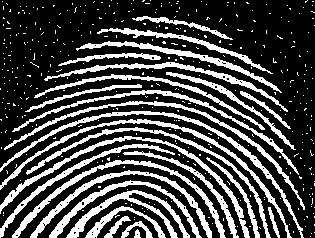
#> input picture Monitoria/img/noisy-fingerprint.tif, 315 x 238 px, found by its file name
$ python aula_13.py
#> lines starting #> are read from the running program, lines starting #| are printed output that depends on the picture; after the words box and inside, x2 and y2 are one past the last pixel; in counts of white or black regions, pixels touching at a corner belong together
import cv2 as cv
import numpy as np
import matplotlib.pyplot as plt

noisy = cv.imread('img/noisy-fingerprint.tif', cv.IMREAD_GRAYSCALE)
#> noisy: shape (238, 315); 28.5% white; 414 white regions (387 under 20 px), largest, box (x1, y1, x2, y2) and area: (0, 111, 304, 238) 1388, (0, 136, 250, 238) 1372, (0, 119, 292, 238) 1337
kernel = np.ones((3,3), np.uint8)
noisy_o = cv.morphologyEx(noisy, cv.MORPH_OPEN, kernel)
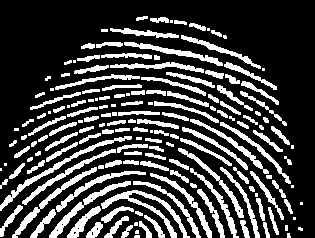
#> noisy_o: shape (238, 315); 25.3% white; 167 white regions (33 under 20 px), largest, box (x1, y1, x2, y2) and area: (101, 190, 190, 238) 786, (0, 136, 132, 211) 677, (49, 181, 131, 238) 578
noisy_oc = cv.morphologyEx(noisy_o, cv.MORPH_CLOSE, kernel)
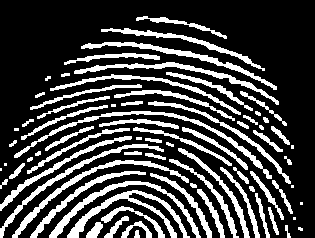
#> noisy_oc: shape (238, 315); 25.9% white; 75 white regions (11 under 20 px), largest, box (x1, y1, x2, y2) and area: (67, 190, 190, 238) 1113, (14, 111, 272, 179) 1082, (49, 181, 201, 238) 979

plt.subplot(131)
plt.imshow(noisy, cmap = 'gray')
plt.title('Original')
plt.subplot(132)
plt.imshow(noisy_o, cmap = 'gray')
plt.title('Opened')
plt.subplot(133)
plt.imshow(noisy_oc, cmap = 'gray')
plt.title('Opened and closed')
plt.show()
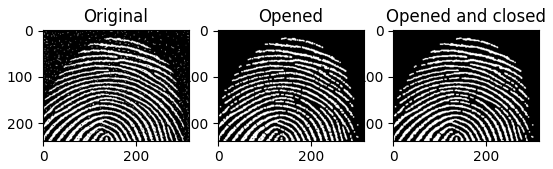
#> figure drawn by matplotlib, 3 panels

$ run again, with Monitoria/img/DisksAndBars.tif copied over Monitoria/img/noisy-fingerprint.tif
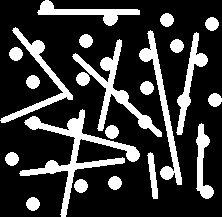
#> input picture Monitoria/img/DisksAndBars.tif, 222 x 217 px, found by its file name
#> noisy: shape (217, 222); 22.2% white; 22 white regions, largest, box (x1, y1, x2, y2) and area: (19, 109, 140, 217) 2271, (72, 39, 162, 137) 1502, (139, 30, 182, 185) 1227
#> noisy_o: shape (217, 222); 22.2% white; 22 white regions, largest, box (x1, y1, x2, y2) and area: (20, 110, 140, 217) 2266, (73, 40, 162, 137) 1498, (139, 31, 182, 185) 1225
#> `noisy_oc = cv.morphologyEx(noisy_o, cv.MORPH_CLOSE, kernel)`:
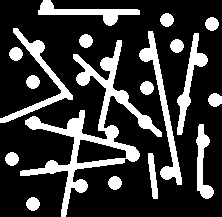
#> noisy_oc: shape (217, 222); 22.5% white; 18 white regions, largest, box (x1, y1, x2, y2) and area: (20, 40, 162, 217) 4289, (139, 31, 182, 185) 1243, (0, 28, 73, 123) 1092
#> `plt.show()`:
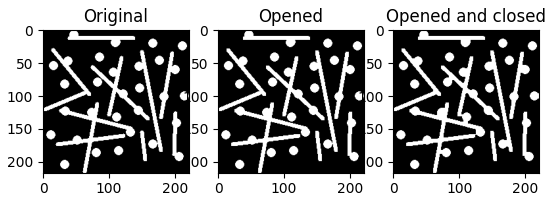
#> figure drawn by matplotlib, 3 panels
